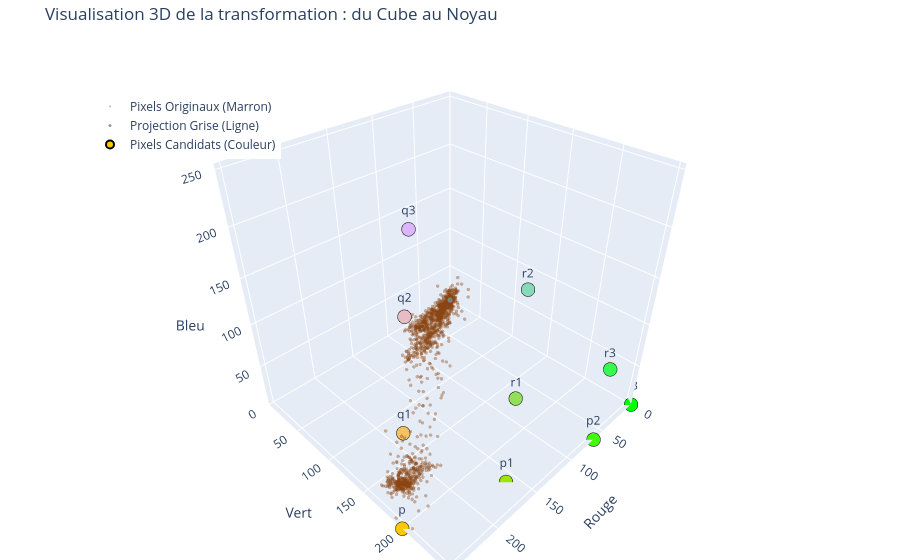

This figure's notebook cell:
### Markdown cell above
<div style="padding: 15px; border-left: 4px solid #3498db; background-color: #d8e2dc; border-radius: 0 5px 5px 0; margin: 10px 0 20px 0; box-shadow: 1px 1px 3px rgba(0,0,0,0.05);">
Cette cellule produit un graphique interactif permettant d'observer la "compression" de l'espace des couleurs. 
On y distingue le nuage des pixels originaux (en marron), leur projection sur la droite des gris (l'image de $G$ de dimension 1), 
ainsi que nos "pixels candidats" : ces derniers illustrent parfaitement la notion de noyau.  
Bien que ces couleurs soient distinctes dans le cube RGB, elles s'alignent selon les directions du noyau $\ker(G)$ 
pour finir "écrasées" sur un seul et même point de la droite grise.
</div>

### Code cell
import numpy as np
import plotly.graph_objects as go

# 1. Préparation des données
# On récupère l'image sous forme de liste de pixels (H*W, 3)
img_flat = np.array(img).reshape(-1, 3)

# On échantillonne 2000 pixels au hasard pour ne pas ralentir le graphique
n_samples = 2000
idx = np.random.choice(len(img_flat), n_samples, replace=False)
pixels_sample = img_flat[idx]

# Calcul des pixels transformés en gris (Gris = G * Pixel)
pixels_gris = (pixels_sample @ G.T)

# Récupération des candidats (p, p1, p2, ...)
candidats_vals = np.array(list(pixels_dict.values()))
candidats_vals = np.clip(candidats_vals, 0, 255) # Sécurité

# 2. Création de la figure interactive avec Plotly
fig = go.Figure()

# --- TRACE 1 : Pixels originaux (en marron) ---
fig.add_trace(go.Scatter3d(
    x=pixels_sample[:, 0], y=pixels_sample[:, 1], z=pixels_sample[:, 2],
    mode='markers',
    marker=dict(size=2, color='saddlebrown', opacity=0.4),
    name='Pixels Originaux (Marron)'
))

# --- TRACE 2 : Pixels Gris (sur la diagonale r=g=b) ---
fig.add_trace(go.Scatter3d(
    x=pixels_gris[:, 0], y=pixels_gris[:, 1], z=pixels_gris[:, 2],
    mode='markers',
    marker=dict(size=3, color='gray', opacity=0.8),
    name='Projection Grise (Ligne)'
))

# --- TRACE 3 : Pixels Candidats (leurs couleurs réelles) ---
# On les affiche un peu plus gros pour bien les voir
fig.add_trace(go.Scatter3d(
    x=candidats_vals[:, 0], y=candidats_vals[:, 1], z=candidats_vals[:, 2],
    mode='markers+text',
    text=list(pixels_dict.keys()),
    marker=dict(
        size=8, 
        color=['rgb({},{},{})'.format(r,g,b) for r,g,b in candidats_vals],
        line=dict(color='black', width=2)
    ),
    name='Pixels Candidats (Couleur)'
))

# Configuration des axes et du titre
fig.update_layout(
    title="Visualisation 3D de la transformation : du Cube au Noyau",
    scene=dict(
        xaxis_title='Rouge',
        yaxis_title='Vert',
        zaxis_title='Bleu',
        xaxis=dict(range=[0, 255]),
        yaxis=dict(range=[0, 255]),
        zaxis=dict(range=[0, 255]),
        aspectmode='cube' # Garde le cube proportionné
    ),
    margin=dict(l=0, r=0, b=0, t=40),
    legend=dict(yanchor="top", y=0.9, xanchor="left", x=0.1)
)

fig.show()

### Figure 1 — Plotly figure (JSON) as saved in the notebook; plotly's stock layout.template omitted (floating-point values rounded to 4 significant figures; data arrays with more than 128 entries replaced by an {"elided": "..."} marker saying what was removed)
{"data": [{"marker": {"color": "saddlebrown", "opacity": 0.4, "size": 2}, "mode": "markers", "name": "Pixels Originaux (Marron)", "type": "scatter3d", "x": {"elided": "2000 int values"}, "y": {"elided": "2000 int values"}, "z": {"elided": "2000 int values"}}, {"marker": {"color": "gray", "opacity": 0.8, "size": 3}, "mode": "markers", "name": "Projection Grise (Ligne)", "type": "scatter3d", "x": {"elided": "2000 float values"}, "y": {"elided": "2000 float values"}, "z": {"elided": "2000 float values"}}, {"marker": {"color": ["rgb(255,200,0)", "rgb(160,229,0)", "rgb(65,255,0)", "rgb(0,255,0)", "rgb(243,194,98)", "rgb(231,188,196)", "rgb(219,182,255)", "rgb(148,223,88)", "rgb(136,217,186)", "rgb(53,252,78)"], "line": {"color": "black", "width": 2}, "size": 8}, "mode": "markers+text", "name": "Pixels Candidats (Couleur)", "text": ["p", "p1", "p2", "p3", "q1", "q2", "q3", "r1", "r2", "r3"], "type": "scatter3d", "x": [255, 160, 65, 0, 243, 231, 219, 148, 136, 53], "y": [200, 229, 255, 255, 194, 188, 182, 223, 217, 252], "z": [0, 0, 0, 0, 98, 196, 255, 88, 186, 78]}], "layout": {"legend": {"x": 0.1, "xanchor": "left", "y": 0.9, "yanchor": "top"}, "margin": {"b": 0, "l": 0, "r": 0, "t": 40}, "scene": {"aspectmode": "cube", "xaxis": {"range": [0, 255], "title": {"text": "Rouge"}}, "yaxis": {"range": [0, 255], "title": {"text": "Vert"}}, "zaxis": {"range": [0, 255], "title": {"text": "Bleu"}}}, "title": {"text": "Visualisation 3D de la transformation : du Cube au Noyau"}}}
